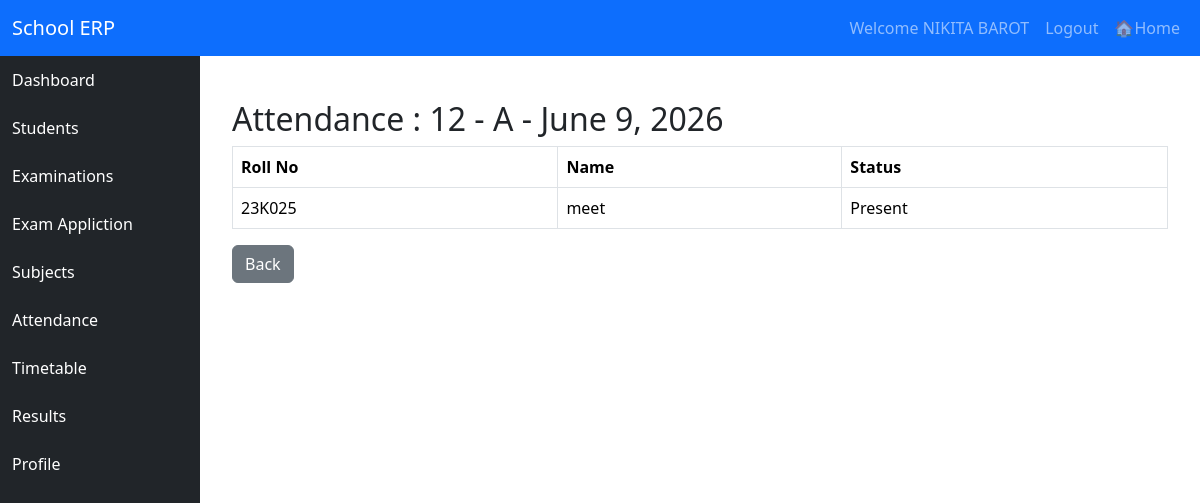
/attendance/detail/1 (signed in), run on the app's committed database.
### accounts/models.py (models this page shows, shortened)
class User(AbstractUser):
    ROLE_CHOICES = [
        ('admin','Admin'),
        ('teacher','Teacher'),
        ('student','Student'),
    ]
    role = models.CharField(
        max_length=20,
        choices=ROLE_CHOICES
    )

### attendance/models.py (models this page shows, shortened)
class Attendance(models.Model):
    classroom = models.ForeignKey(
       ClassRoom,
       on_delete=models.CASCADE
    )
    date = models.DateField()
    created_at = models.DateTimeField(
        auto_now_add=True
    )
    class Meta:
       unique_together = ('classroom' , 'date')

class AttendanceDetail(models.Model):
    STATUS_CHOICES = [
        ('Present' , 'Present'),
        ('Absent' , 'Absent'),
        ('Leave' , 'Leave'),
    ]
    attendance = models.ForeignKey(
        Attendance,
        on_delete=models.CASCADE,
        related_name='details'
    )
    student = models.ForeignKey(
        Student,
        on_delete=models.CASCADE
    )
    status = models.CharField(
        max_length=10,
        choices=STATUS_CHOICES
    )
    class Meta:
       unique_together = ('attendance' , 'student')

### classes/models.py (models this page shows)
class ClassRoom(models.Model):
    STANDARD_CHOICES = [
        ('5','5'),
        ('6','6'),
        ('7','7'),
        ('8','8'),
        ('9','9'),
        ('10','10'),
        ('11','11'),
        ('12','12'),
    ]
    DIVISION_CHOICES = [
        ('A','A'),
        ('B','B'),
        ('C','C'),
        ('D','D'),
    ]
    standard = models.CharField(
        max_length=2,
        choices=STANDARD_CHOICES,
        null=False)
    division = models.CharField(
        max_length=1,
        choices=DIVISION_CHOICES,
        null=False
    )
    class_teacher = models.ForeignKey(
        Teacher,
        on_delete=models.SET_NULL,
        null=True,
        blank=True
    )
    class Meta:
        unique_together = ('standard' , 'division')
    def __str__(self):
        return f"{self.standard} - {self.division}"

### students/models.py (models this page shows, shortened)
class Student(models.Model):
    user = models.OneToOneField(
        User,
        on_delete=models.CASCADE
    )
    roll_no = models.CharField(
        max_length=6,
        unique=True
    )
    enrollment_no = models.CharField(
        max_length=10,
        unique=True
    )
    name = models.CharField(max_length=100)
    classroom = models.ForeignKey(
        ClassRoom,
        on_delete=models.CASCADE
    )
    email = models.EmailField(unique=True)
    mobile = models.CharField(max_length=10, unique=True)
    address = models.TextField()
    photo = models.ImageField(
        upload_to='students/',
        blank=True,
        null=True
    )
    created_at = models.DateTimeField(
        auto_now_add=True
    )

### attendance/views.py (the view)
def attendance_detail(request, pk):
    attendance = get_object_or_404(
        Attendance,
        pk=pk
    )
    details = AttendanceDetail.objects.filter(
        attendance=attendance
    )
    context = {
        'attendance' : attendance,
        'details' : details
    }
    return render(request, 'attendance/attendance_detail.html', context)

### templates/attendance/attendance_detail.html
{% extends 'base.html' %}
{% block content %}
<div class="container mt-4">
<h2>
Attendance :
{{ attendance.classroom }}
-
{{ attendance.date }}
</h2>
<table class="table table-bordered">
<tr>
    <th>Roll No</th>
    <th>Name</th>
    <th>Status</th>
</tr>
{% for detail in details %}
<tr>
<td>{{ detail.student.roll_no }}</td>
<td>{{ detail.student.name }}</td>
<td>{{ detail.status }}</td>
</tr>
{% endfor %}
</table>
<a href="{% url 'attendance_list' %}"
   class="btn btn-secondary">
   Back
</a>
</div>
{% endblock %}

### templates/navbar.html (shortened to what this page needs)
<nav class="navbar navbar-expand-lg navbar-dark bg-primary">
    <div class="container-fluid">
        <a class="navbar-brand" href="#">
            School ERP
        </a>
        <div class="collapse navbar-collapse"
             id="navbarNav">
            <ul class="navbar-nav ms-auto">
                {% if user.is_authenticated %}
                <li class="nav-item">
                    <span class="nav-link">
                        Welcome {{ user.username }}
                    </span>
                </li>
                <li class="nav-item">
                    <a class="nav-link"
                       href="{% url 'logout' %}">
                        Logout
                    </a>
                </li>
                <li class="nav-item">
                    <a class="nav-link"
                       href="{% url 'home_redirect' %}">
                        🏠Home
                    </a>
                </li>
                {% endif %}
            </ul>
        </div>
    </div>
</nav>

### data on the page
User: username "NIKITA BAROT"
Attendance: classroom "12 - A", date "June 9, 2026"
AttendanceDetail: student.roll_no "23K025", student.name "meet", status "Present"
